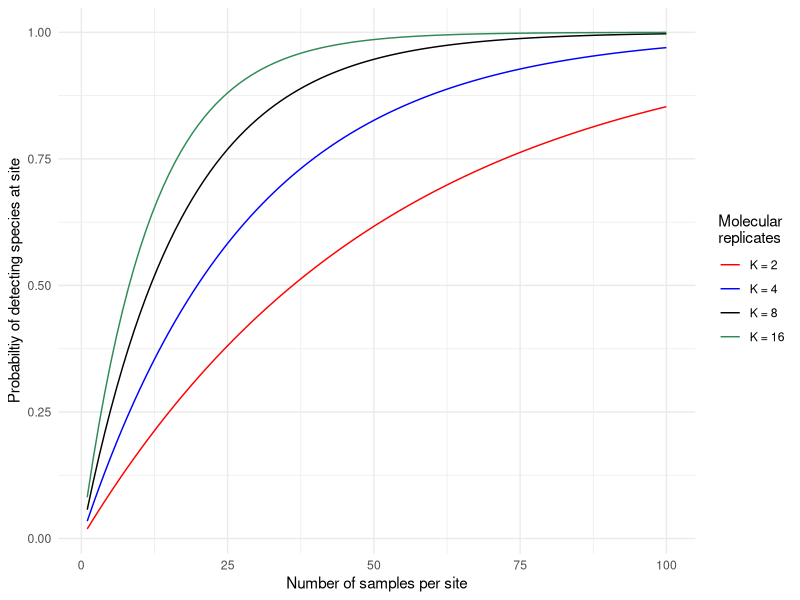
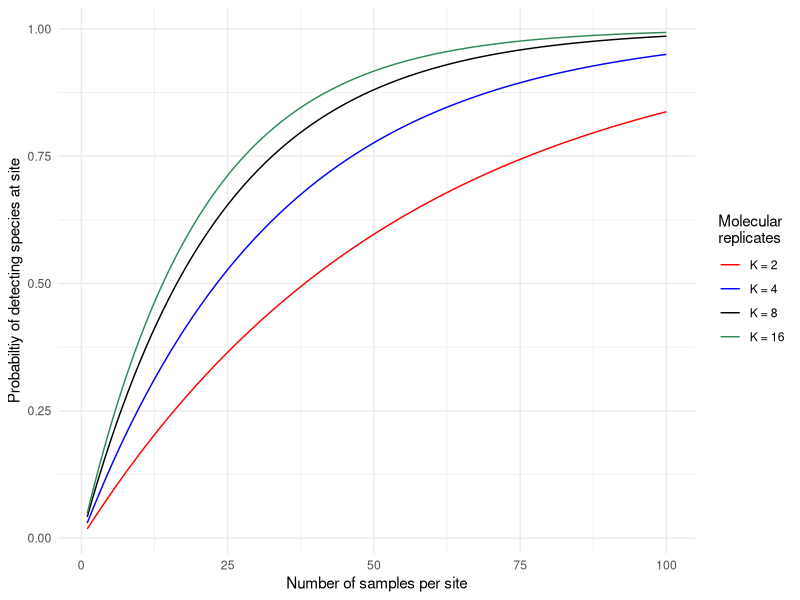
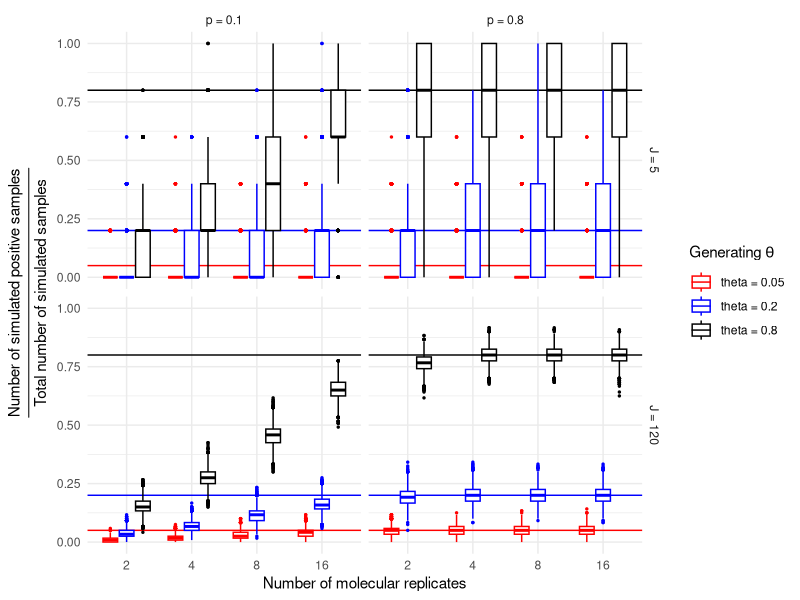
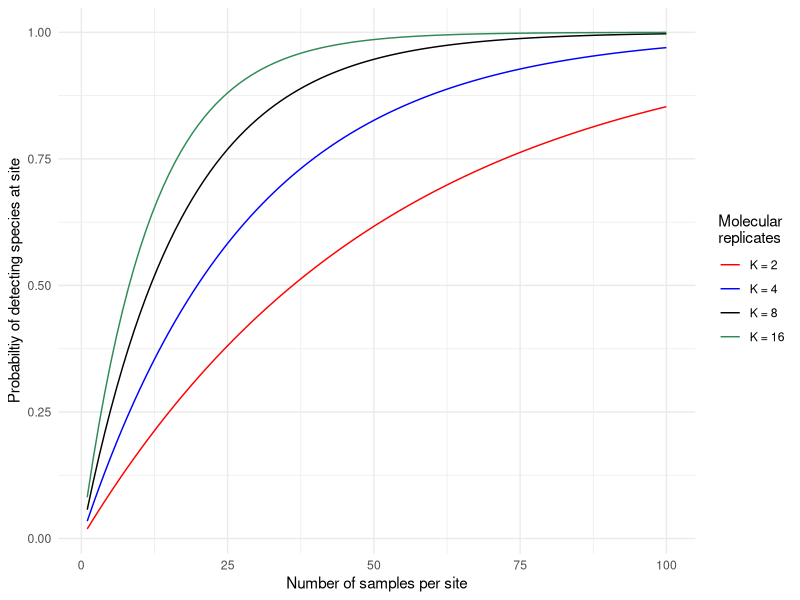
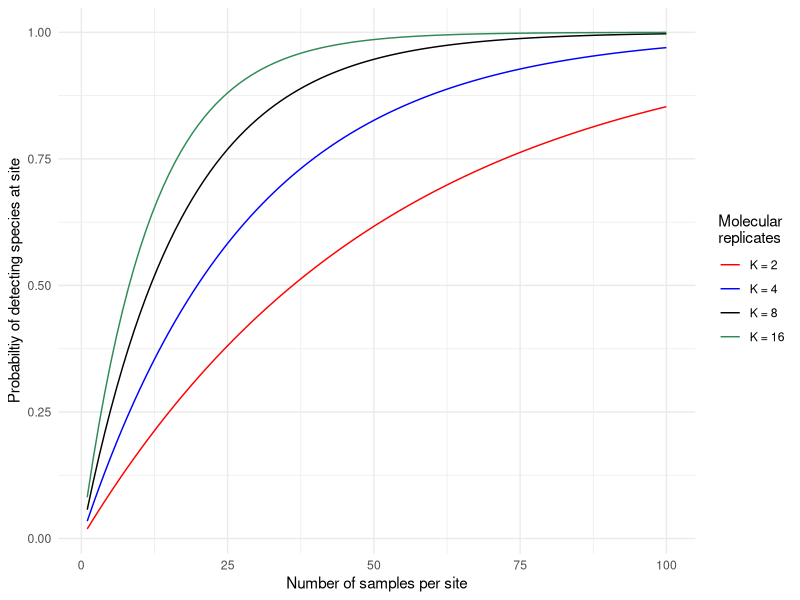
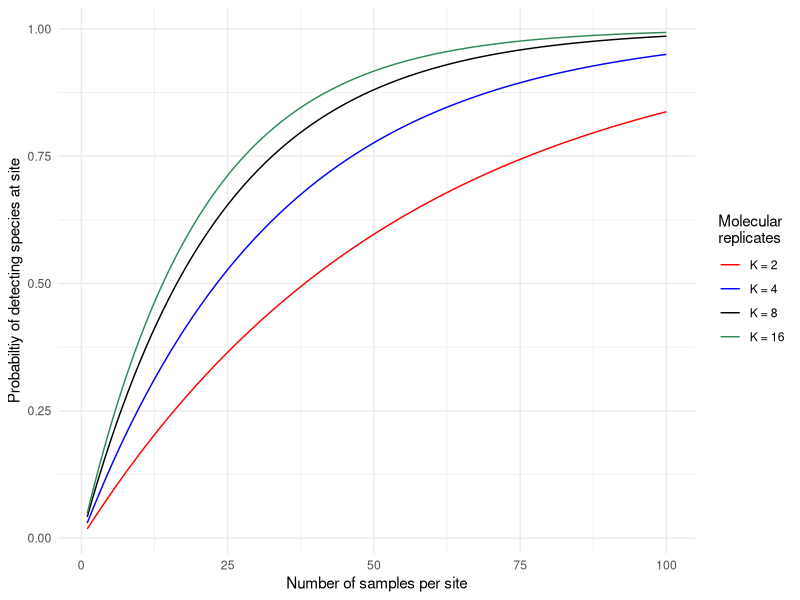
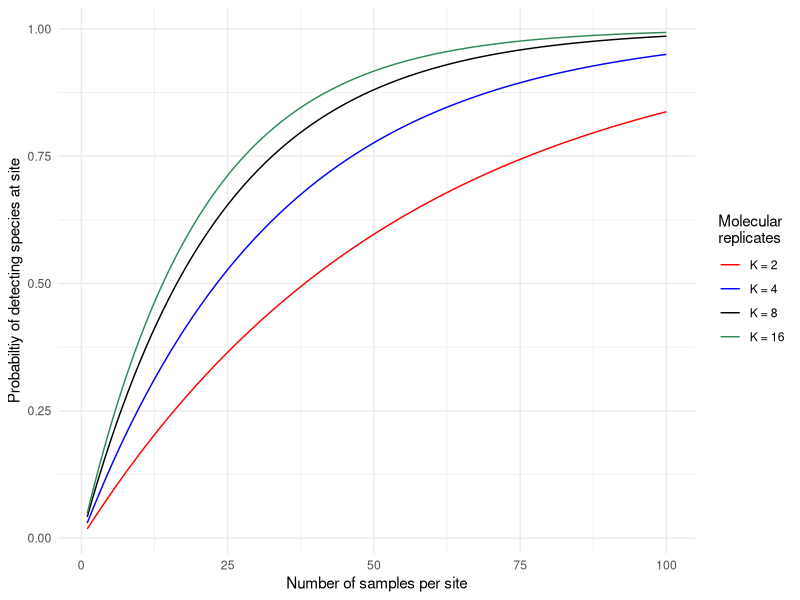
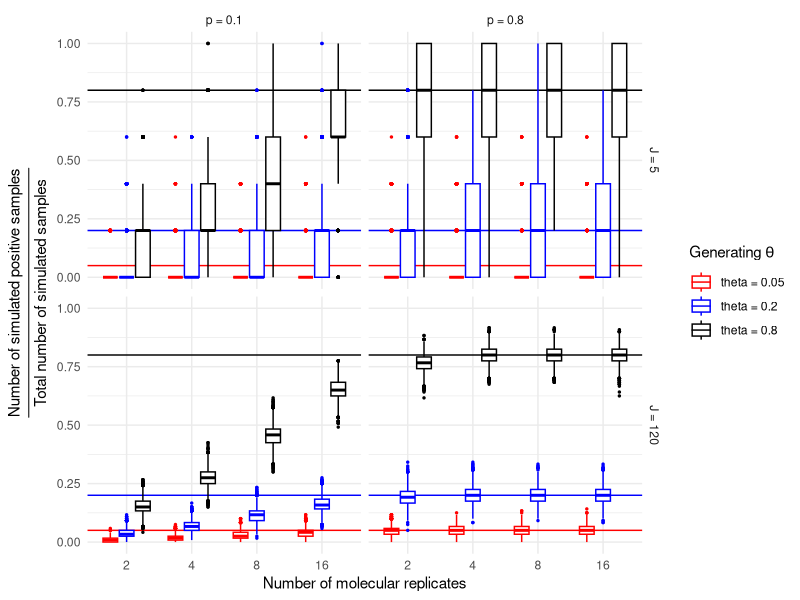

The R source for these figures, in order:
## ---- chunk 1
knitr::opts_chunk$set(echo = TRUE)
assign("depthtrigger", 10, data.table:::.global)
## ---- chunk 2
comb = function(n, r){ factorial(n)/(factorial(r) * factorial(n -r ))}

sampleDetectionOne <- function(
	J = 50,
	K = 8,
	theta = 0.06,
	pDetection  = 0.3
	
	){
  
    jIndx = J:0
	prob = 	sum(comb( J, jIndx) *  (1 - theta) ^ jIndx * (theta * (1 - pDetection)^K )  ^ rev(jIndx))
	return(1 - prob)
	}
## ---- chunk 3
library(data.table)
results <- data.table(expand.grid(J = 1:100,
							theta = c(0.05, 0.1, 0.2, 0.4, 0.8, 1.0), 
							pDetection = c(0.05, 0.1, 0.2, 0.4, 0.8, 1.0),
							K = c(2, 4, 8, 16)))

for(index in 1:nrow(results)){
  results[ index, ProbDetect :=
	  sampleDetectionOne(J = J, K = K, theta = theta, pDetection = pDetection)]
}
results[ , thetaPlot := factor(paste0("theta = ", theta))]
results[ , pDetectionPlot := factor(paste0("p = ", pDetection))]
results[ , KPlot := factor(paste0("K = ", K))]
## ---- chunk 4
library(ggplot2)
results[ , KPlot := factor(KPlot,
                           levels = levels(results$KPlot)[
                             order(as.numeric(gsub("K = ", "",
                                                   levels(results$KPlot))))])]

detectOne <- ggplot(data = results[ theta == 0.1 & pDetection == 0.1,], 
                    aes(x = J, y = ProbDetect, color = KPlot)) +
	geom_line() +
	theme_minimal() +
	ylab("Probabiltiy of detecting species at site") +
	xlab("Number of samples per site") +
  scale_color_manual("Molecular\nreplicates",
                     values = c("red", "blue", "black", "seagreen", "orange", "grey50"))
print(detectOne)
ggsave(filename = "detectingOneP3T06.pdf", detectOne, width = 6, height = 4)
ggsave(filename = "detectingOneP3T06.jpg", detectOne, width = 6, height = 4)


detectOneB <- ggplot(data = results[ theta == 0.05 & pDetection == 0.2,], 
                    aes(x = J, y = ProbDetect, color = KPlot)) +
	geom_line() +
	theme_minimal() +
	ylab("Probabiltiy of detecting species at site") +
	xlab("Number of samples per site") +
  scale_color_manual("Molecular\nreplicates",
                     values = c("red", "blue", "black", "seagreen", "orange", "grey50"))
print(detectOneB)
ggsave(filename = "detectingOneP3T06_B.pdf", detectOneB, width = 6, height = 4)
ggsave(filename = "detectingOneP3T06_B.jpg", detectOneB, width = 6, height = 4)

## ---- chunk 5
samplesDetect <- function(
	nSims = 2,
	J = c(5, 120),
	theta = c(0.05, 0.2, 0.8),
	K = c(2,4,8,16),
	pDetection = c(0.1, 0.8)){
		results <- data.table(expand.grid(simulation = 1:nSims,
					   J = J, theta = theta,
					   K = K, pDetection = pDetection))
	for(index in 1:dim(results)[1]){
		results[ index, nPositive :=
			length(which(
				rbinom(n = length(which(rbinom( n = J, size = 1, prob = theta) >0)),
					   size = K, prob = pDetection) > 0))]
		}
	results[ , pPositive := nPositive/J]
	results[ , Samples := factor(paste0("J = ", J))]
	results[ , SamplesPlot  := factor(J)]

	results[ , thetaPlot := factor(paste0("theta = ", theta))]
  results[ , thetaPlot2 := factor( theta)]

  results[ , pDetectionPlot := factor(paste0("p = ", pDetection))]

	factorOrder <- order(as.numeric(gsub("J = ", "", 
	                                     levels(results$Samples))), 
	                     decreasing = FALSE)
  results[ , Samples := factor(Samples, levels = levels(Samples)[factorOrder]) ]

  results[ , KPlot := paste0("K = ", K)]
  KOrder <- unique(results$KPlot)[
    order(as.numeric(gsub("K = ", "",
                          unique(results$KPlot))), 
          decreasing = FALSE)]
  results[ , KPlot := factor( KPlot, levels = KOrder)]

  results[ , KPlot2 := factor(gsub("K = ", "", KPlot))]
  KOrder2 <- unique(results$KPlot2)[order(as.numeric(unique(results$KPlot)), decreasing = FALSE)]
  results[ , KPlot2 := factor( KPlot2, levels = KOrder2)]

	return(results)
}

sampleResults <- samplesDetect(nSims = 4000)


compareSites <- ggplot(sampleResults, aes(x = KPlot2, y = pPositive, color = thetaPlot)) +
  geom_hline(aes(yintercept = theta, color = thetaPlot)) +
	geom_boxplot(outlier.size = 0.5) +
	facet_grid(  Samples ~  pDetectionPlot ) +
  theme_minimal() +
	ylab(expression(over("Number of simulated positive samples",
	                     "Total number of simulated samples"))) +
  xlab("Number of molecular replicates") +
  scale_color_manual(expression("Generating "*theta),
                    values = c("red", "blue", "black", "seagreen", "orange", "grey50")) 
print(compareSites)
ggsave(filename = "compareSitesPoster.pdf", compareSites, width = 6, height = 4)
ggsave(filename = "compareSitesPoster.jpg", compareSites, width = 6, height = 4)

